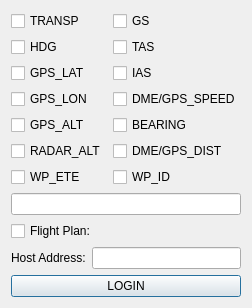
<?xml version="1.0" encoding="UTF-8"?>
<ui version="4.0">
 <class>fsxexport_gui</class>
 <widget class="QDialog" name="fsxexport_gui">
  <property name="geometry">
   <rect>
    <x>0</x>
    <y>0</y>
    <width>211</width>
    <height>287</height>
   </rect>
  </property>
  <property name="windowTitle">
   <string>fsxexport_gui</string>
  </property>
  <layout class="QVBoxLayout" name="verticalLayout">
   <item>
    <layout class="QGridLayout" name="gridLayout">
     <item row="1" column="1">
      <widget class="QCheckBox" name="TAS_checkBox">
       <property name="text">
        <string>TAS</string>
       </property>
      </widget>
     </item>
     <item row="2" column="1">
      <widget class="QCheckBox" name="IAS_checkBox">
       <property name="text">
        <string>IAS</string>
       </property>
      </widget>
     </item>
     <item row="3" column="1">
      <widget class="QCheckBox" name="DME_GPS_SPEED_checkBox">
       <property name="text">
        <string>DME/GPS_SPEED</string>
       </property>
      </widget>
     </item>
     <item row="4" column="1">
      <widget class="QCheckBox" name="BEARING_checkBox">
       <property name="text">
        <string>BEARING</string>
       </property>
      </widget>
     </item>
     <item row="5" column="1">
      <widget class="QCheckBox" name="DME_GPS_DIST_checkBox">
       <property name="text">
        <string>DME/GPS_DIST</string>
       </property>
      </widget>
     </item>
     <item row="0" column="1">
      <widget class="QCheckBox" name="GS_checkBox">
       <property name="text">
        <string>GS</string>
       </property>
      </widget>
     </item>
     <item row="0" column="0">
      <widget class="QCheckBox" name="TranssCode_checkBox">
       <property name="text">
        <string>TRANSP</string>
       </property>
      </widget>
     </item>
     <item row="1" column="0">
      <widget class="QCheckBox" name="HDG_checkBox">
       <property name="text">
        <string>HDG</string>
       </property>
      </widget>
     </item>
     <item row="2" column="0">
      <widget class="QCheckBox" name="GPS_LAT_checkBox">
       <property name="text">
        <string>GPS_LAT</string>
       </property>
      </widget>
     </item>
     <item row="3" column="0">
      <widget class="QCheckBox" name="GPS_LON_checkBox">
       <property name="text">
        <string>GPS_LON</string>
       </property>
      </widget>
     </item>
     <item row="4" column="0">
      <widget class="QCheckBox" name="GPS_ALT_checkBox">
       <property name="text">
        <string>GPS_ALT</string>
       </property>
      </widget>
     </item>
     <item row="5" column="0">
      <widget class="QCheckBox" name="RADAR_ALT_checkBox">
       <property name="text">
        <string>RADAR_ALT</string>
       </property>
      </widget>
     </item>
     <item row="6" column="0">
      <widget class="QCheckBox" name="WP_ETE_checkBox">
       <property name="text">
        <string>WP_ETE</string>
       </property>
      </widget>
     </item>
     <item row="6" column="1">
      <widget class="QCheckBox" name="WP_ID_checkBox">
       <property name="text">
        <string>WP_ID</string>
       </property>
      </widget>
     </item>
    </layout>
   </item>
   <item>
    <widget class="QLineEdit" name="FlightPlan_lineEdit"/>
   </item>
   <item>
    <widget class="QCheckBox" name="FlightPlan_checkBox">
     <property name="text">
      <string>Flight Plan:</string>
     </property>
    </widget>
   </item>
   <item>
    <spacer name="verticalSpacer">
     <property name="orientation">
      <enum>Qt::Vertical</enum>
     </property>
     <property name="sizeHint" stdset="0">
      <size>
       <width>20</width>
       <height>2</height>
      </size>
     </property>
    </spacer>
   </item>
   <item>
    <layout class="QHBoxLayout" name="horizontalLayout">
     <item>
      <widget class="QLabel" name="label">
       <property name="text">
        <string>Host Address:</string>
       </property>
      </widget>
     </item>
     <item>
      <widget class="QLineEdit" name="hostAdressEdit"/>
     </item>
    </layout>
   </item>
   <item>
    <widget class="QPushButton" name="loginButton">
     <property name="text">
      <string>LOGIN</string>
     </property>
    </widget>
   </item>
  </layout>
 </widget>
 <layoutdefault spacing="6" margin="11"/>
 <resources/>
 <connections/>
</ui>
